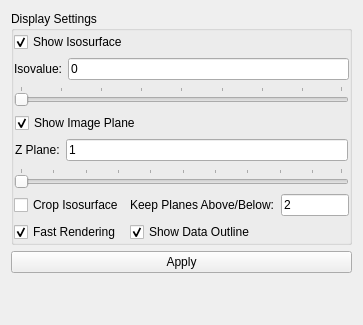
       <widget class="QWidget" name="scrollAreaWidgetContents_2">
        <property name="geometry">
         <rect>
          <x>0</x>
          <y>0</y>
          <width>363</width>
          <height>325</height>
         </rect>
        </property>
        <layout class="QVBoxLayout" name="verticalLayout_9">
         <item>
          <widget class="QGroupBox" name="displayBox">
           <property name="sizePolicy">
            <sizepolicy hsizetype="Preferred" vsizetype="Preferred">
             <horstretch>0</horstretch>
             <verstretch>0</verstretch>
            </sizepolicy>
           </property>
           <property name="minimumSize">
            <size>
             <width>0</width>
             <height>0</height>
            </size>
           </property>
           <property name="maximumSize">
            <size>
             <width>16777215</width>
             <height>16777215</height>
            </size>
           </property>
           <property name="title">
            <string>Display Settings</string>
           </property>
           <layout class="QVBoxLayout" name="verticalLayout_3">
            <property name="margin">
             <number>0</number>
            </property>
            <item>
             <widget class="QWidget" name="isosurfaceWidget" native="true">
              <property name="sizePolicy">
               <sizepolicy hsizetype="Preferred" vsizetype="Minimum">
                <horstretch>0</horstretch>
                <verstretch>0</verstretch>
               </sizepolicy>
              </property>
              <layout class="QVBoxLayout" name="verticalLayout_13">
               <property name="leftMargin">
                <number>0</number>
               </property>
               <property name="topMargin">
                <number>1</number>
               </property>
               <property name="rightMargin">
                <number>0</number>
               </property>
               <property name="bottomMargin">
                <number>0</number>
               </property>
               <item>
                <widget class="QCheckBox" name="showIsosurfaceCheckBox">
                 <property name="toolTip">
                  <string>Show/hide the isosurface.</string>
                 </property>
                 <property name="text">
                  <string>Show Isosurface</string>
                 </property>
                 <property name="checked">
                  <bool>true</bool>
                 </property>
                </widget>
               </item>
               <item>
                <widget class="QWidget" name="widget_3" native="true">
                 <layout class="QHBoxLayout" name="horizontalLayout_5">
                  <property name="margin">
                   <number>0</number>
                  </property>
                  <item>
                   <widget class="QLabel" name="isoValueLabel">
                    <property name="text">
                     <string>Isovalue:</string>
                    </property>
                   </widget>
                  </item>
                  <item>
                   <widget class="QLineEdit" name="isoValueEdit">
                    <property name="toolTip">
                     <string>The isovalue used to generate the isosurface.</string>
                    </property>
                    <property name="text">
                     <string>0</string>
                    </property>
                   </widget>
                  </item>
                 </layout>
                </widget>
               </item>
              </layout>
             </widget>
            </item>
            <item>
             <widget class="QSlider" name="isoValueSlider">
              <property name="toolTip">
               <string>Change the isovalue used to generate the isosurface.</string>
              </property>
              <property name="minimum">
               <number>0</number>
              </property>
              <property name="maximum">
               <number>399</number>
              </property>
              <property name="orientation">
               <enum>Qt::Horizontal</enum>
              </property>
              <property name="invertedAppearance">
               <bool>false</bool>
              </property>
              <property name="tickPosition">
               <enum>QSlider::TicksAbove</enum>
              </property>
              <property name="tickInterval">
               <number>50</number>
              </property>
             </widget>
            </item>
            <item>
             <widget class="QWidget" name="zPlaneWidget" native="true">
              <layout class="QVBoxLayout" name="verticalLayout_14">
               <property name="margin">
                <number>1</number>
               </property>
               <item>
                <widget class="QCheckBox" name="showZPlaneCheckbox">
                 <property name="toolTip">
                  <string>Show/hide the image plane.</string>
                 </property>
                 <property name="text">
                  <string>Show Image Plane</string>
                 </property>
                 <property name="checked">
                  <bool>true</bool>
                 </property>
                </widget>
               </item>
               <item>
                <widget class="QWidget" name="widget_4" native="true">
                 <layout class="QHBoxLayout" name="horizontalLayout_6">
                  <property name="margin">
                   <number>0</number>
                  </property>
                  <item>
                   <widget class="QLabel" name="zPlaneLabel">
                    <property name="layoutDirection">
                     <enum>Qt::LeftToRight</enum>
                    </property>
                    <property name="text">
                     <string>Z Plane:</string>
                    </property>
                   </widget>
                  </item>
                  <item>
                   <widget class="QLineEdit" name="zPlaneEdit">
                    <property name="sizePolicy">
                     <sizepolicy hsizetype="Expanding" vsizetype="Fixed">
                      <horstretch>0</horstretch>
                      <verstretch>0</verstretch>
                     </sizepolicy>
                    </property>
                    <property name="toolTip">
                     <string>Enter the image plane z-position.</string>
                    </property>
                    <property name="text">
                     <string>1</string>
                    </property>
                   </widget>
                  </item>
                 </layout>
                </widget>
               </item>
              </layout>
             </widget>
            </item>
            <item>
             <widget class="QSlider" name="zPlaneSlider">
              <property name="toolTip">
               <string>Change the z-position of the image plane.</string>
              </property>
              <property name="maximum">
               <number>99</number>
              </property>
              <property name="pageStep">
               <number>1</number>
              </property>
              <property name="orientation">
               <enum>Qt::Horizontal</enum>
              </property>
              <property name="tickPosition">
               <enum>QSlider::TicksAbove</enum>
              </property>
              <property name="tickInterval">
               <number>10</number>
              </property>
             </widget>
            </item>
            <item>
             <widget class="QWidget" name="renderingOptionsWidget" native="true">
              <layout class="QGridLayout" name="gridLayout">
               <property name="margin">
                <number>0</number>
               </property>
               <item row="1" column="0">
                <widget class="QCheckBox" name="fastRenderingCheckBox">
                 <property name="toolTip">
                  <string extracomment="Enables fast isosurface rendering, but may fail for surfaces with many triangles.">Show/hide faster rendering. Uncheck this if the visualization disappears.</string>
                 </property>
                 <property name="text">
                  <string>Fast Rendering</string>
                 </property>
                 <property name="checked">
                  <bool>true</bool>
                 </property>
                </widget>
               </item>
               <item row="1" column="1">
                <widget class="QCheckBox" name="showDataOutlineCheckBox">
                 <property name="toolTip">
                  <string>Show/hide an outline around the image data.</string>
                 </property>
                 <property name="text">
                  <string>Show Data Outline</string>
                 </property>
                 <property name="checked">
                  <bool>true</bool>
                 </property>
                </widget>
               </item>
               <item row="0" column="0">
                <widget class="QCheckBox" name="cropIsosurfaceCheckBox">
                 <property name="toolTip">
                  <string>Enable/disable cropping of the isosurface so that it is only shown above and below the image plane by some distance.</string>
                 </property>
                 <property name="text">
                  <string>Crop Isosurface</string>
                 </property>
                </widget>
               </item>
               <item row="0" column="1">
                <widget class="QWidget" name="widget_2" native="true">
                 <layout class="QHBoxLayout" name="horizontalLayout_4">
                  <property name="margin">
                   <number>0</number>
                  </property>
                  <item>
                   <widget class="QLabel" name="keepPlanesLabel">
                    <property name="toolTip">
                     <string>Keep this number of planes above and below the image plane when computing the isosurface.</string>
                    </property>
                    <property name="text">
                     <string>Keep Planes Above/Below:</string>
                    </property>
                   </widget>
                  </item>
                  <item>
                   <widget class="QLineEdit" name="keepPlanesEdit">
                    <property name="text">
                     <string>2</string>
                    </property>
                   </widget>
                  </item>
                 </layout>
                </widget>
               </item>
              </layout>
             </widget>
            </item>
           </layout>
          </widget>
         </item>
         <item>
          <widget class="QPushButton" name="applyButton">
           <property name="sizePolicy">
            <sizepolicy hsizetype="Minimum" vsizetype="Fixed">
             <horstretch>0</horstretch>
             <verstretch>0</verstretch>
            </sizepolicy>
           </property>
           <property name="maximumSize">
            <size>
             <width>16777215</width>
             <height>16777215</height>
            </size>
           </property>
           <property name="toolTip">
            <string>Apply changes to the image filter and visualization.</string>
           </property>
           <property name="layoutDirection">
            <enum>Qt::LeftToRight</enum>
           </property>
           <property name="text">
            <string>Apply</string>
           </property>
          </widget>
         </item>
         <item>
          <spacer name="verticalSpacer">
           <property name="orientation">
            <enum>Qt::Vertical</enum>
           </property>
           <property name="sizeHint" stdset="0">
            <size>
             <width>20</width>
             <height>0</height>
            </size>
           </property>
          </spacer>
         </item>
        </layout>
       </widget>
